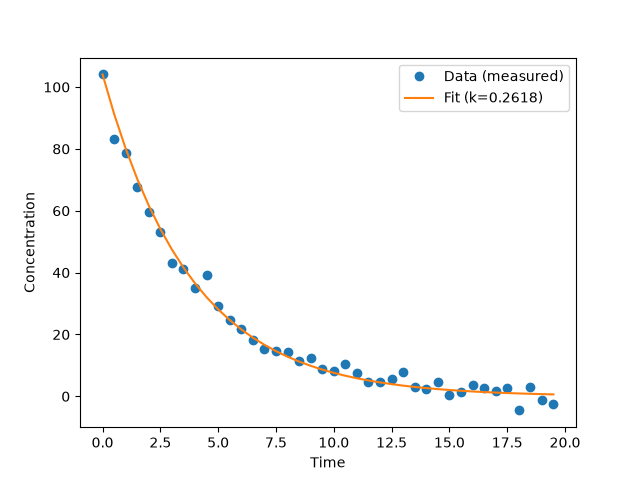

This figure's Python source:
"""
PW2 Lab B Part 3 -- fit a reaction's rate constant to measured data.
"""
import numpy as np
import matplotlib.pyplot as plt
from scipy.optimize import minimize

# TODO 1: read kinetics.csv (columns time, concentration) into arrays t, C.
#         Set C0 = the first concentration.
data = np.loadtxt("kinetics.csv", delimiter=",", skiprows=1)
t = data[:, 0]
C = data[:, 1]
C0 = C[0]

# TODO 2: write total_error(k) = sum of (measured - C0*exp(-k*t))^2.
def total_error(k):
    C_model = C0 * np.exp(-k * t)
    return np.sum((C - C_model)**2)

# TODO 3: minimise total_error with scipy.optimize.minimize
res = minimize(total_error, x0=0.5, method="SLSQP", bounds=[(0, 5)])
fitted_k = res.x[0]
print(f"Fitted k: {fitted_k:.4f}")

# TODO 4: plot the measured data and fitted curve. Save as kinetics.png.
plt.figure()
plt.plot(t, C, 'o', label="Data (measured)")
plt.plot(t, C0 * np.exp(-fitted_k * t), label=f"Fit (k={fitted_k:.4f})")
plt.xlabel("Time")
plt.ylabel("Concentration")
plt.legend()
plt.savefig("kinetics.png")
print("kinetics.png was created successfully!")
